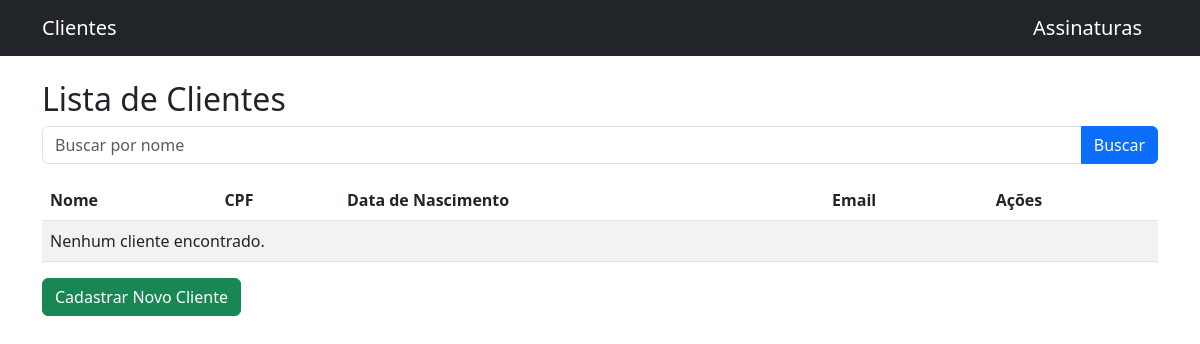
The app's page /, older data.
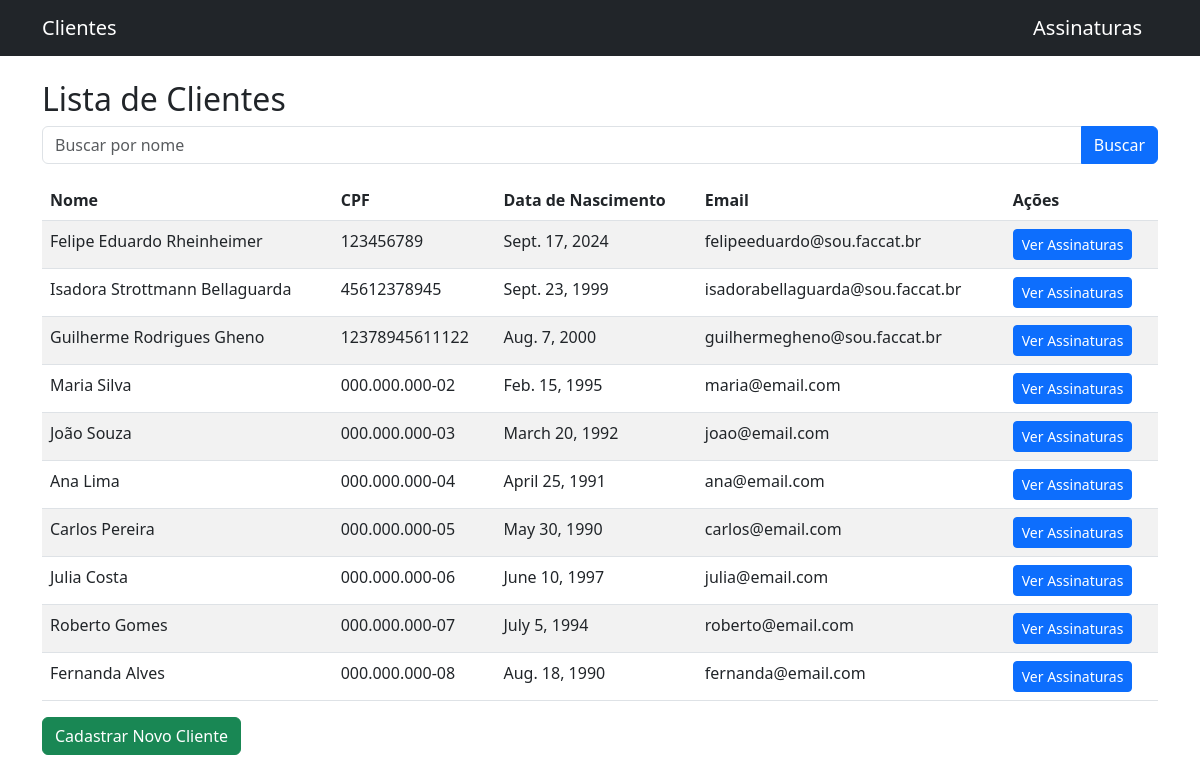
The same page, newer data.
### clientes/models.py (models this page shows, shortened)
class Cliente(models.Model):
    nome = models.CharField(max_length=150)
    data_nascimento = models.DateField()
    cpf = models.CharField(max_length=14, unique=True)
    email = models.EmailField(unique=True)

### clientes/views.py (the view)
# urls.py: path('', views.lista_clientes, name='lista_clientes'),
def lista_clientes(request):
    busca = request.GET.get('busca', '')
    clientes = Cliente.objects.filter(nome__icontains=busca)
    return render(request, 'clientes/lista_clientes.html', {'clientes': clientes})

### clientes/templates/clientes/lista_clientes.html
{% extends 'base.html' %}
{% block content %}
<h2>Lista de Clientes</h2>
{% include '_busca.html' %}
<table class="table table-striped">
    <thead>
        <tr>
            <th>Nome</th>
            <th>CPF</th>
            <th>Data de Nascimento</th>
            <th>Email</th>
            <th>Ações</th>
        </tr>
    </thead>
    <tbody>
        {% for cliente in clientes %}
        <tr>
            <td>{{ cliente.nome }}</td>
            <td>{{ cliente.cpf }}</td>
            <td>{{ cliente.data_nascimento }}</td>
            <td>{{ cliente.email }}</td>
            <td>
                <a href="{% url 'cliente_assinaturas' cliente.id %}" class="btn btn-sm btn-primary">Ver Assinaturas</a>
            </td>
        </tr>
        {% empty %}
        <tr>
            <td colspan="5">Nenhum cliente encontrado.</td>
        </tr>
        {% endfor %}
    </tbody>
</table>
<a href="{% url 'cadastro_clientes' %}" class="btn btn-success">Cadastrar Novo Cliente</a>
{% endblock %}

### templates/base.html (shortened to what this page needs)
<!DOCTYPE html>
<html>
<head>
    <link href="https://cdn.jsdelivr.net/npm/bootstrap@5.3.0/dist/css/bootstrap.min.css" rel="stylesheet">
</head>
<body>
    {% include '_menu.html' %}
    <div class="container mt-4">
        {% block content %}
        {% endblock %}
    </div>
</body>
</html>

### templates/_menu.html
<nav class="navbar navbar-expand-lg navbar-dark bg-dark">
    <div class="container">
        <a class="navbar-brand" href="{% url 'lista_clientes' %}">Clientes</a>
        <a class="navbar-brand" href="{% url 'lista_assinaturas' %}">Assinaturas</a>
    </div>
</nav>

### templates/_busca.html
<form method="get" class="mb-3">
    <div class="input-group">
        <input type="text" name="busca" class="form-control" placeholder="Buscar por nome" value="{{ request.GET.busca }}">
        <button class="btn btn-primary" type="submit">Buscar</button>
    </div>
</form>

Row changes from the older to the newer data that the page shows:
added Cliente: nome "Felipe Eduardo Rheinheimer", cpf "123456789", data_nascimento "Sept. 17, 2024", email "felipeeduardo@sou.faccat.br"
added Cliente: nome "Isadora Strottmann Bellaguarda", cpf "45612378945", data_nascimento "Sept. 23, 1999", email "isadorabellaguarda@sou.faccat.br"
added Cliente: nome "Guilherme Rodrigues Gheno", cpf "12378945611122", data_nascimento "Aug. 7, 2000", email "guilhermegheno@sou.faccat.br"
added Cliente: nome "Maria Silva", cpf "000.000.000-02", data_nascimento "Feb. 15, 1995", email "maria@email.com"
added Cliente: nome "João Souza", cpf "000.000.000-03", data_nascimento "March 20, 1992", email "joao@email.com"
added Cliente: nome "Ana Lima", cpf "000.000.000-04", data_nascimento "April 25, 1991", email "ana@email.com"
added Cliente: nome "Carlos Pereira", cpf "000.000.000-05", data_nascimento "May 30, 1990", email "carlos@email.com"
added Cliente: nome "Julia Costa", cpf "000.000.000-06", data_nascimento "June 10, 1997", email "julia@email.com"
added Cliente: nome "Roberto Gomes", cpf "000.000.000-07", data_nascimento "July 5, 1994", email "roberto@email.com"
added Cliente: nome "Fernanda Alves", cpf "000.000.000-08", data_nascimento "Aug. 18, 1990", email "fernanda@email.com"
Text that changed along with them:
text no longer shown: "Nenhum cliente encontrado."
